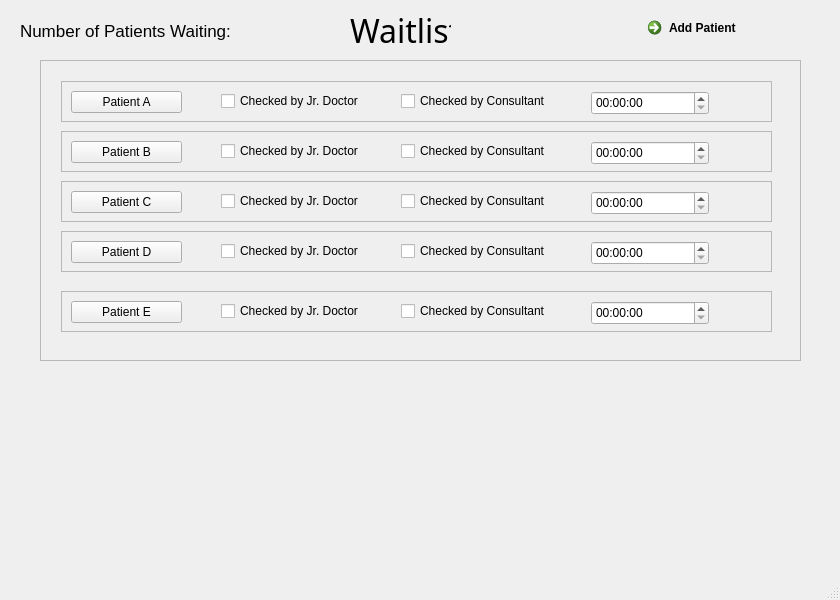
<?xml version="1.0" encoding="UTF-8"?>
<ui version="4.0">
 <class>MainWindow</class>
 <widget class="QMainWindow" name="MainWindow">
  <property name="geometry">
   <rect>
    <x>0</x>
    <y>0</y>
    <width>840</width>
    <height>600</height>
   </rect>
  </property>
  <property name="windowTitle">
   <string>MainWindow</string>
  </property>
  <widget class="QWidget" name="centralwidget">
   <widget class="QLabel" name="label_2">
    <property name="geometry">
     <rect>
      <x>350</x>
      <y>10</y>
      <width>101</width>
      <height>41</height>
     </rect>
    </property>
    <property name="font">
     <font>
      <family>Avenir</family>
      <pointsize>24</pointsize>
     </font>
    </property>
    <property name="text">
     <string>Waitlist</string>
    </property>
   </widget>
   <widget class="QToolButton" name="toolButton">
    <property name="geometry">
     <rect>
      <x>460</x>
      <y>420</y>
      <width>371</width>
      <height>121</height>
     </rect>
    </property>
    <property name="styleSheet">
     <string notr="true">background-color: transparent;
border-image:url(:/imperial-college-healthcare-nhs-trust-logo-vector.png);
background: none;
border:none;
background-repeat:none;</string>
    </property>
    <property name="text">
     <string/>
    </property>
   </widget>
   <widget class="QCommandLinkButton" name="commandLinkButton">
    <property name="geometry">
     <rect>
      <x>640</x>
      <y>10</y>
      <width>193</width>
      <height>41</height>
     </rect>
    </property>
    <property name="text">
     <string>Add Patient</string>
    </property>
   </widget>
   <widget class="QLabel" name="label_3">
    <property name="geometry">
     <rect>
      <x>20</x>
      <y>10</y>
      <width>361</width>
      <height>41</height>
     </rect>
    </property>
    <property name="font">
     <font>
      <family>.AppleSystemUIFont</family>
      <pointsize>13</pointsize>
      <weight>50</weight>
      <italic>false</italic>
      <bold>false</bold>
     </font>
    </property>
    <property name="styleSheet">
     <string notr="true">font: 13pt &quot;.AppleSystemUIFont&quot;;</string>
    </property>
    <property name="text">
     <string>Number of Patients Waiting:</string>
    </property>
   </widget>
   <widget class="QScrollArea" name="scrollArea">
    <property name="geometry">
     <rect>
      <x>40</x>
      <y>60</y>
      <width>761</width>
      <height>301</height>
     </rect>
    </property>
    <property name="widgetResizable">
     <bool>true</bool>
    </property>
    <widget class="QWidget" name="scrollAreaWidgetContents">
     <property name="geometry">
      <rect>
       <x>0</x>
       <y>0</y>
       <width>759</width>
       <height>299</height>
      </rect>
     </property>
     <widget class="QFrame" name="frame">
      <property name="geometry">
       <rect>
        <x>20</x>
        <y>20</y>
        <width>711</width>
        <height>41</height>
       </rect>
      </property>
      <property name="frameShape">
       <enum>QFrame::StyledPanel</enum>
      </property>
      <property name="frameShadow">
       <enum>QFrame::Raised</enum>
      </property>
      <widget class="QToolButton" name="toolButton_2">
       <property name="geometry">
        <rect>
         <x>10</x>
         <y>10</y>
         <width>111</width>
         <height>22</height>
        </rect>
       </property>
       <property name="text">
        <string>Patient A</string>
       </property>
      </widget>
      <widget class="QCheckBox" name="checkBox">
       <property name="geometry">
        <rect>
         <x>160</x>
         <y>10</y>
         <width>161</width>
         <height>20</height>
        </rect>
       </property>
       <property name="text">
        <string>Checked by Jr. Doctor</string>
       </property>
      </widget>
      <widget class="QCheckBox" name="checkBox_2">
       <property name="geometry">
        <rect>
         <x>340</x>
         <y>10</y>
         <width>171</width>
         <height>20</height>
        </rect>
       </property>
       <property name="text">
        <string>Checked by Consultant</string>
       </property>
      </widget>
      <widget class="QTimeEdit" name="timeEdit">
       <property name="geometry">
        <rect>
         <x>530</x>
         <y>10</y>
         <width>118</width>
         <height>24</height>
        </rect>
       </property>
      </widget>
     </widget>
     <widget class="QFrame" name="frame_2">
      <property name="geometry">
       <rect>
        <x>20</x>
        <y>70</y>
        <width>711</width>
        <height>41</height>
       </rect>
      </property>
      <property name="frameShape">
       <enum>QFrame::StyledPanel</enum>
      </property>
      <property name="frameShadow">
       <enum>QFrame::Raised</enum>
      </property>
      <widget class="QToolButton" name="toolButton_3">
       <property name="geometry">
        <rect>
         <x>10</x>
         <y>10</y>
         <width>111</width>
         <height>22</height>
        </rect>
       </property>
       <property name="text">
        <string>Patient B</string>
       </property>
      </widget>
      <widget class="QCheckBox" name="checkBox_3">
       <property name="geometry">
        <rect>
         <x>160</x>
         <y>10</y>
         <width>161</width>
         <height>20</height>
        </rect>
       </property>
       <property name="text">
        <string>Checked by Jr. Doctor</string>
       </property>
      </widget>
      <widget class="QCheckBox" name="checkBox_4">
       <property name="geometry">
        <rect>
         <x>340</x>
         <y>10</y>
         <width>171</width>
         <height>20</height>
        </rect>
       </property>
       <property name="text">
        <string>Checked by Consultant</string>
       </property>
      </widget>
      <widget class="QTimeEdit" name="timeEdit_2">
       <property name="geometry">
        <rect>
         <x>530</x>
         <y>10</y>
         <width>118</width>
         <height>24</height>
        </rect>
       </property>
      </widget>
     </widget>
     <widget class="QFrame" name="frame_3">
      <property name="geometry">
       <rect>
        <x>20</x>
        <y>120</y>
        <width>711</width>
        <height>41</height>
       </rect>
      </property>
      <property name="frameShape">
       <enum>QFrame::StyledPanel</enum>
      </property>
      <property name="frameShadow">
       <enum>QFrame::Raised</enum>
      </property>
      <widget class="QToolButton" name="toolButton_4">
       <property name="geometry">
        <rect>
         <x>10</x>
         <y>10</y>
         <width>111</width>
         <height>22</height>
        </rect>
       </property>
       <property name="text">
        <string>Patient C</string>
       </property>
      </widget>
      <widget class="QCheckBox" name="checkBox_5">
       <property name="geometry">
        <rect>
         <x>160</x>
         <y>10</y>
         <width>161</width>
         <height>20</height>
        </rect>
       </property>
       <property name="text">
        <string>Checked by Jr. Doctor</string>
       </property>
      </widget>
      <widget class="QCheckBox" name="checkBox_6">
       <property name="geometry">
        <rect>
         <x>340</x>
         <y>10</y>
         <width>171</width>
         <height>20</height>
        </rect>
       </property>
       <property name="text">
        <string>Checked by Consultant</string>
       </property>
      </widget>
      <widget class="QTimeEdit" name="timeEdit_3">
       <property name="geometry">
        <rect>
         <x>530</x>
         <y>10</y>
         <width>118</width>
         <height>24</height>
        </rect>
       </property>
      </widget>
     </widget>
     <widget class="QFrame" name="frame_4">
      <property name="geometry">
       <rect>
        <x>20</x>
        <y>170</y>
        <width>711</width>
        <height>41</height>
       </rect>
      </property>
      <property name="frameShape">
       <enum>QFrame::StyledPanel</enum>
      </property>
      <property name="frameShadow">
       <enum>QFrame::Raised</enum>
      </property>
      <widget class="QToolButton" name="toolButton_5">
       <property name="geometry">
        <rect>
         <x>10</x>
         <y>10</y>
         <width>111</width>
         <height>22</height>
        </rect>
       </property>
       <property name="text">
        <string>Patient D</string>
       </property>
      </widget>
      <widget class="QCheckBox" name="checkBox_7">
       <property name="geometry">
        <rect>
         <x>160</x>
         <y>10</y>
         <width>161</width>
         <height>20</height>
        </rect>
       </property>
       <property name="text">
        <string>Checked by Jr. Doctor</string>
       </property>
      </widget>
      <widget class="QCheckBox" name="checkBox_8">
       <property name="geometry">
        <rect>
         <x>340</x>
         <y>10</y>
         <width>171</width>
         <height>20</height>
        </rect>
       </property>
       <property name="text">
        <string>Checked by Consultant</string>
       </property>
      </widget>
      <widget class="QTimeEdit" name="timeEdit_4">
       <property name="geometry">
        <rect>
         <x>530</x>
         <y>10</y>
         <width>118</width>
         <height>24</height>
        </rect>
       </property>
      </widget>
     </widget>
     <widget class="QFrame" name="frame_5">
      <property name="geometry">
       <rect>
        <x>20</x>
        <y>230</y>
        <width>711</width>
        <height>41</height>
       </rect>
      </property>
      <property name="frameShape">
       <enum>QFrame::StyledPanel</enum>
      </property>
      <property name="frameShadow">
       <enum>QFrame::Raised</enum>
      </property>
      <widget class="QToolButton" name="toolButton_6">
       <property name="geometry">
        <rect>
         <x>10</x>
         <y>10</y>
         <width>111</width>
         <height>22</height>
        </rect>
       </property>
       <property name="text">
        <string>Patient E</string>
       </property>
      </widget>
      <widget class="QCheckBox" name="checkBox_9">
       <property name="geometry">
        <rect>
         <x>160</x>
         <y>10</y>
         <width>161</width>
         <height>20</height>
        </rect>
       </property>
       <property name="text">
        <string>Checked by Jr. Doctor</string>
       </property>
      </widget>
      <widget class="QCheckBox" name="checkBox_10">
       <property name="geometry">
        <rect>
         <x>340</x>
         <y>10</y>
         <width>171</width>
         <height>20</height>
        </rect>
       </property>
       <property name="text">
        <string>Checked by Consultant</string>
       </property>
      </widget>
      <widget class="QTimeEdit" name="timeEdit_5">
       <property name="geometry">
        <rect>
         <x>530</x>
         <y>10</y>
         <width>118</width>
         <height>24</height>
        </rect>
       </property>
      </widget>
     </widget>
    </widget>
   </widget>
  </widget>
  <widget class="QMenuBar" name="menubar">
   <property name="geometry">
    <rect>
     <x>0</x>
     <y>0</y>
     <width>840</width>
     <height>24</height>
    </rect>
   </property>
  </widget>
  <widget class="QStatusBar" name="statusbar"/>
 </widget>
 <resources>
  <include location="Graphics_Waitlist.qrc"/>
 </resources>
 <connections/>
</ui>
